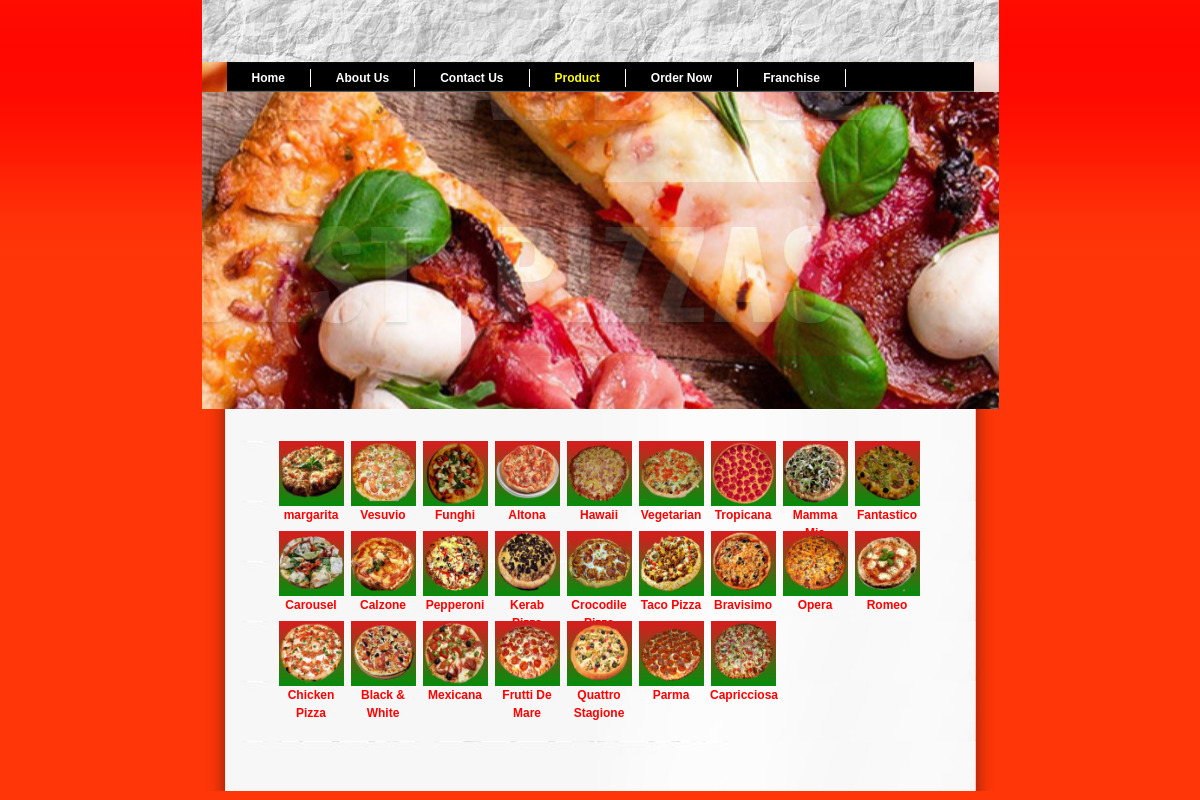
The page /product.php on the database its author committed.
### tables this page shows
CREATE TABLE IF NOT EXISTS `category` (
`id` int(11) NOT NULL,
  `category` varchar(300) NOT NULL
);

CREATE TABLE IF NOT EXISTS `marias_products` (
`id` int(11) NOT NULL,
  `product_id` int(50) NOT NULL,
  `product_name` varchar(50) NOT NULL,
  `product_price` int(50) NOT NULL,
  `product_size` int(10) NOT NULL,
  `product_size_name` varchar(100) NOT NULL,
  `product_photo` varchar(100) NOT NULL,
  `product_ingredients` varchar(100) NOT NULL,
  `status` varchar(30) NOT NULL
);

### product.php (the view, shortened to what this page needs)
<!DOCTYPE html PUBLIC "-//W3C//DTD XHTML 1.0 Transitional//EN" "http://www.w3.org/TR/xhtml1/DTD/xhtml1-transitional.dtd">
<html xmlns="http://www.w3.org/1999/xhtml">
<head>
<link href="templatemo_style.css" rel="stylesheet" type="text/css" />
<link href="src/facebox.css" media="screen" rel="stylesheet" type="text/css" />
</head>
<body>
<div id="templatemo_container">
  <div id="templatemo_header_section"> </div>
  <div id="templatemo_menu_bg">
    <div id="templatemo_menu">
      <ul>
        <li><a href="index.php">Home</a></li>
        <li><a href="aboutus.php">About Us</a></li>
		<li><a href="contact.php">Contact Us</a></li>
        <li><a href="product.php"  class="current">Product</a></li>
        <li><a href="loginindex.php">Order Now</a></li>
        <li><a href="franchise.php">Franchise</a></li>
      </ul>
    </div>
  </div>
  <div id="templatemo_header_pizza"> </div>
  <div class="con">
    <div id="templatemo_content_left1">
      <?php
								$result2 = mysql_query("SELECT * FROM category");
								while($row2 = mysql_fetch_array($result2))
								  {
								  $ble=$row2['id'];
								  $result3 = mysql_query("SELECT * FROM marias_products where product_id='$ble'");
								$row3 = mysql_fetch_array($result3);
      echo '<div class="templatemo_pizza_box"> <a rel="facebox" href=large.php?id=' . $row3["product_id"] . '><img alt="Pizza" src="images/pizza/'.$row3['product_photo'].'" width="65px" height="65px" /></a>';
          echo '<div class="textbox"> '.$row3['product_name'].' </div>';
      echo '</div>';
								  }
	?>
    </div>
  </div>
</body>
</html>

### templatemo_style.css (style rules this page uses)
html { background: #ff3708; }
body { margin: 0; padding:0; font-family: Arial, Helvetica, sans-serif; font-size: 12px; line-height: 1.5em; color: #fff; background: url(images/templatemo_page_bg.jpg) repeat-x center top; width: 100%; display: table; }
#templatemo_container { width: 797px; margin: auto; background: url(images/templatemo_container_bg.jpg) repeat-y center top; }
#templatemo_header_section { width: 797px; height: 62px; background: url(images/templatemo_header1.jpg) no-repeat; }
#templatemo_menu { float: left; width: 747px; height: 30px; background: #5a5a5a url(images/templatemo_menu_bg.jpg) repeat-x; margin-left: 25px; }
#templatemo_menu ul { float: left; width: 800px; margin: 0; padding: 7px 0 0 0; list-style: none; }
#templatemo_menu ul li { display: inline; }
#templatemo_menu ul li a { float: left; padding: 0 25px; font-size: 12px; font-weight: bold; text-align: center; text-decoration: none; color: #FFFFFF; border-right: 1px solid #FFFFFF; }
#templatemo_menu li a:hover, #templatemo_menu li .current { color: #FFFF00; }
#templatemo_menu_bg { width: 797px; height: 30px; background: url(images/1.jpg) no-repeat; }
#templatemo_header_pizza { width: 797px; height: 317px; background:url(images/templatemo_header_pizza.jpg) no-repeat; }
.con { background-image:url(images/templatemo_content_bg_2.jpg); background-repeat:repeat-y; }
#templatemo_content_left1 { width: 650px; margin:0 auto; margin-top:32px; height:350px; }
.templatemo_pizza_box { width: 70px; height: 90px; margin: 0px 1px 0px 1px; float:left; }
.templatemo_pizza_box img { margin: 0px 3px 0px 3px; }
.templatemo_pizza_box .textbox { text-align:center; margin: 0px 2px 0px 2px; font-weight:bold; color:#FF0000; }

### rows shown on the page
category: marias_products.product_photo (picture), marias_products.product_name "margarita"
category: marias_products.product_photo (picture), marias_products.product_name "Vesuvio"
category: marias_products.product_photo (picture), marias_products.product_name "Funghi"
category: marias_products.product_photo (picture), marias_products.product_name "Altona"
category: marias_products.product_photo (picture), marias_products.product_name "Hawaii"
category: marias_products.product_photo (picture), marias_products.product_name "Vegetarian"
category: marias_products.product_photo (picture), marias_products.product_name "Tropicana"
category: marias_products.product_photo (picture), marias_products.product_name "Mamma…"
category: marias_products.product_photo (picture), marias_products.product_name "Fantastico"
category: marias_products.product_photo (picture), marias_products.product_name "Carousel"
category: marias_products.product_photo (picture), marias_products.product_name "Calzone"
category: marias_products.product_photo (picture), marias_products.product_name "Pepperoni"
category: marias_products.product_photo (picture), marias_products.product_name "Kerab…"
category: marias_products.product_photo (picture), marias_products.product_name "Crocodile…"
category: marias_products.product_photo (picture), marias_products.product_name "Taco Pizza"
category: marias_products.product_photo (picture), marias_products.product_name "Bravisimo"
category: marias_products.product_photo (picture), marias_products.product_name "Opera"
category: marias_products.product_photo (picture), marias_products.product_name "Romeo"
category: marias_products.product_photo (picture), marias_products.product_name "Chicken Pizza"
category: marias_products.product_photo (picture), marias_products.product_name "Black & White"
category: marias_products.product_photo (picture), marias_products.product_name "Mexicana"
category: marias_products.product_photo (picture), marias_products.product_name "Frutti De Mare"
category: marias_products.product_photo (picture), marias_products.product_name "Quattro Stagione"
category: marias_products.product_photo (picture), marias_products.product_name "Parma"
category: marias_products.product_photo (picture), marias_products.product_name "Capricciosa"
